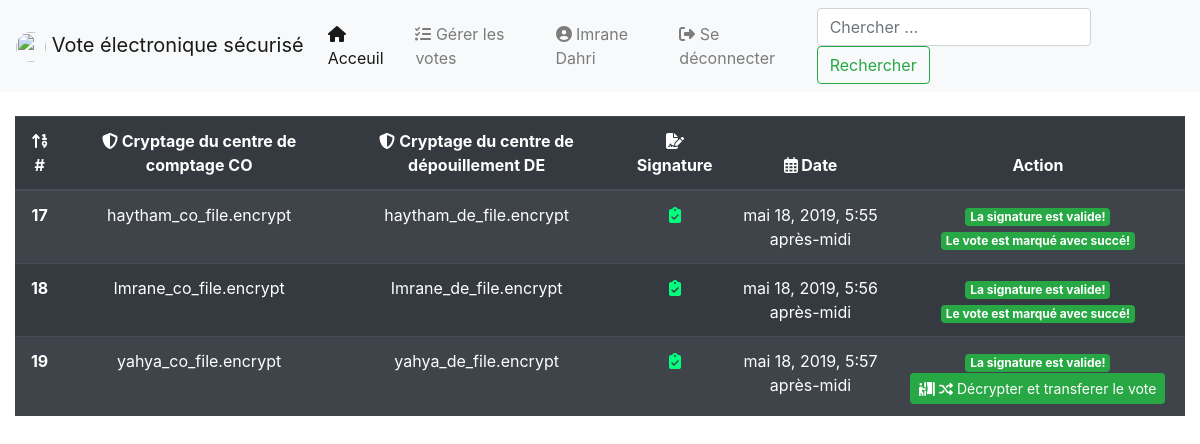
The page /manage/ (signed in) on the database as committed earlier.
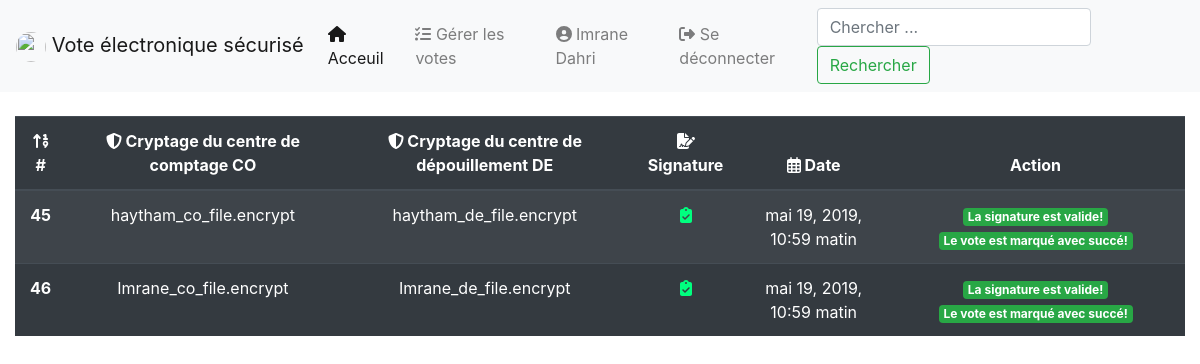
The same page on the database as committed later.
### SecuredVote/models.py (models this page shows, shortened)
class Pending(models.Model):
    co_file = models.FileField(null=False)
    de_file = models.FileField(null=False, blank=True)
    date = models.DateTimeField(default=now)
    done = models.BooleanField(default=False, null=True, blank=True)
    is_valid = models.BooleanField(default=False, null=True, blank=True)
    signature = models.ForeignKey(Signature, on_delete=models.CASCADE)

### SecuredVote/views.py (the view, shortened to what this page needs)
# urls.py: path('manage/', views.Manage.as_view(), name="votes_management"),
class Manage(LoginRequiredMixin, View):
    login_url = "/login/"
    redirect_field_name = "next"
    def get(self, request, *args, **kwargs):
        context = dict()
        user = request.user
        if not user.is_superuser and user.is_staff:
            search = request.GET.get("search" or None)
            if search is not None:
                search = search.strip()
                try:
                    pendings = Pending.objects.filter(id=search)
                except:
                    pendings = []
            else:
                pendings = Pending.objects.all()
            paginator = Paginator(pendings, 100)  # Show 2 pending votes per page
            page = request.GET.get("page")
            pendings = paginator.get_page(page)
            context["pendings"] = pendings
            return render(request, "vote/manage.html", context)
        messages.info(request, "Vous n'êtes pas membre du centre de comptage!")
        return redirect("vote:home")

### SecuredVote/forms.py
class SearchForm(forms.Form):
    search = forms.CharField(max_length=255, empty_value=False, widget=forms.TextInput(
        attrs={'class': 'form-control mr-sm-2', 'placeholder': 'Chercher ...', 'aria-label': 'Search',
               'type': 'search'}))

### SecuredVote/context_processor.py (called while the page is built)
def global_var(request):
    context = dict()
    search_form = SearchForm()
    context['search_form'] = search_form
    return context

### templates/vote/manage.html (shortened to what this page needs)
{% extends 'vote/base.html' %}
{% load staticfiles %}
{% block content %}
    {% include 'vote/messages.html' %}
    <div class="table-responsive">
        <table align="center" class="table table-striped table-dark table-hover">
        <thead>
        <tr align="center">
            <th scope="col"><i class="fas fa-sort-numeric-up"></i> #</th>
            <th scope="col"><i class="fas fa-shield-alt"></i> Cryptage du centre de comptage CO</th>
            <th scope="col"><i class="fas fa-shield-alt"></i> Cryptage du centre de dépouillement DE</th>
            <th scope="col"><i class="fas fa-file-signature"></i> Signature</th>
            <th scope="col"><i class="far fa-calendar-alt"></i> Date</th>
            <th scope="col">Action</th>
        </tr>
        </thead>
        <tbody>
        {% for pending in pendings.object_list %}
            <tr align="center">
                <th scope="row">{{ pending.pk }}</th>
                <td>{{ pending.co_file.name }}</td>
                <td>{{ pending.de_file.name }}</td>
                <td>
                    {% if pending.signature.is_valid is True %}
                        <i class="fas fa-clipboard-check" style="color: springgreen;"></i>
                    {% elif pending.signature.is_valid is None %}
                        <i class="fas fa-spinner fa-spin"></i>
                    {% else %}
                        <i class="fas fa-exclamation-triangle" style="color: red;"></i>
                    {% endif %}
                </td>
                <td>{{ pending.date }}</td>
                <td>
                    {% if pending.signature.is_valid %}
                        <span class="badge badge-success">La signature est valide!</span>
                    {% elif not pending.signature.is_valid and pending.signature.is_valid is not None %}
                        <span class="badge badge-danger">La signature est non valide!</span>
                    {% endif %}
                    {% if not pending.done and pending.signature.is_valid %}
                        <form method="POST" action="{% url 'vote:decrypt_vote' %}">
                            <button class="btn btn-success btn-sm"><i class="fas fa-person-booth"></i>
                                <i class="fas fa-random"></i> Décrypter et transferer le vote
                            </button>
                        </form>
                    {% endif %}
                    {% if pending.is_valid and pending.done %}
                        <span class="badge badge-success">Le vote est marqué avec succé!</span>
                    {% elif not pending.is_valid and pending.done %}
                        <span class="badge badge-danger">Le vote est marqué non valide!</span>
                    {% endif %}
                </td>
            </tr>
        {% empty %}
            <tr>
                <td colspan="9" class="alert alert-warning text-center font-weight-bold">
                    <i class="fas fa-info-circle"></i> Aucun vote n'a été ajouté!
                </td>
            </tr>
        {% endfor %}
        </tbody>
    </table>
    </div>
{% endblock %}

Rows that differ between the two databases and show on the page:
removed Pending: pk "17", co_file.name "haytham_co_file.encrypt", de_file.name "haytham_de_file.encrypt", date "mai 18, 2019, 5:55 après-midi", shows "La signature est valide!", is_valid "Le vote est marqué avec succé!"
removed Pending: pk "18", co_file.name "Imrane_co_file.encrypt", de_file.name "Imrane_de_file.encrypt", date "mai 18, 2019, 5:56 après-midi", shows "La signature est valide!", is_valid "Le vote est marqué avec succé!"
removed Pending: pk "19", co_file.name "yahya_co_file.encrypt", de_file.name "yahya_de_file.encrypt", date "mai 18, 2019, 5:57 après-midi", shows "La signature est valide!"
added Pending: pk "45", co_file.name "haytham_co_file.encrypt", de_file.name "haytham_de_file.encrypt", date "mai 19, 2019, 10:59 matin", shows "La signature est valide!", is_valid "Le vote est marqué avec succé!"
added Pending: pk "46", co_file.name "Imrane_co_file.encrypt", de_file.name "Imrane_de_file.encrypt", date "mai 19, 2019, 10:59 matin", shows "La signature est valide!", is_valid "Le vote est marqué avec succé!"
